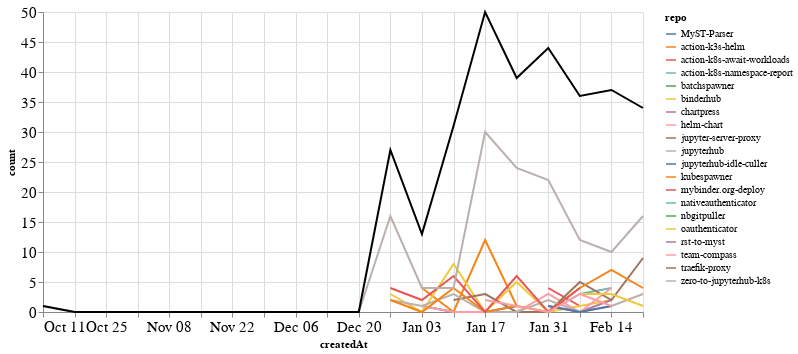

Notebook cell for this chart:
### Markdown cell above
### Comments

### Code cell
comments_time = comments.groupby('repo').resample('W', on='createdAt').count()['author'].reset_index()
comments_time = comments_time.rename(columns={'author': 'count'})
comments_time_total = comments_time.groupby('createdAt').agg({"count": "sum"}).reset_index()
ch1 = alt.Chart(comments_time, width=600).mark_line().encode(
    x='createdAt',
    y='count',
    color='repo',
    tooltip="repo"
)

ch2 = alt.Chart(comments_time_total, width=600).mark_line(color="black").encode(
    x='createdAt',
    y='count',
)

ch1 + ch2

### Figure 1 — Vega-Lite specification as saved in the notebook (floating-point values rounded to 4 significant figures)
{"config": {"axisLeft": {"labelFontSize": 15}, "axisBottom": {"labelFontSize": 15}}, "layer": [{"data": {"name": "data-de8e00ed77e5fef8d4ef60975cb05dec"}, "mark": "line", "encoding": {"color": {"type": "nominal", "field": "repo"}, "tooltip": {"type": "nominal", "field": "repo"}, "x": {"type": "temporal", "field": "createdAt"}, "y": {"type": "quantitative", "field": "count"}}, "width": 600}, {"data": {"name": "data-11f75b4791accad23d9ecfc2bfa923a3"}, "mark": {"type": "line", "color": "black"}, "encoding": {"x": {"type": "temporal", "field": "createdAt"}, "y": {"type": "quantitative", "field": "count"}}, "width": 600}], "$schema": "https://vega.github.io/schema/vega-lite/v4.8.1.json", "datasets": {"data-de8e00ed77e5fef8d4ef60975cb05dec": [{"repo": "MyST-Parser", "createdAt": "2021-01-03T00:00:00", "count": 1}, {"repo": "MyST-Parser", "createdAt": "2021-01-10T00:00:00", "count": 0}, {"repo": "MyST-Parser", "createdAt": "2021-01-17T00:00:00", "count": 0}, {"repo": "MyST-Parser", "createdAt": "2021-01-24T00:00:00", "count": 1}, {"repo": "action-k3s-helm", "createdAt": "2021-01-03T00:00:00", "count": 4}, {"repo": "action-k3s-helm", "createdAt": "2021-01-10T00:00:00", "count": 0}, {"repo": "action-k3s-helm", "createdAt": "2021-01-17T00:00:00", "count": 12}, {"repo": "action-k3s-helm", "createdAt": "2021-01-24T00:00:00", "count": 1}, {"repo": "action-k8s-await-workloads", "createdAt": "2021-01-31T00:00:00", "count": 4}, {"repo": "action-k8s-await-workloads", "createdAt": "2021-02-07T00:00:00", "count": 1}, {"repo": "action-k8s-namespace-report", "createdAt": "2021-01-17T00:00:00", "count": 3}, {"repo": "action-k8s-namespace-report", "createdAt": "2021-01-24T00:00:00", "count": 0}, {"repo": "action-k8s-namespace-report", "createdAt": "2021-01-31T00:00:00", "count": 0}, {"repo": "action-k8s-namespace-report", "createdAt": "2021-02-07T00:00:00", "count": 3}, {"repo": "action-k8s-namespace-report", "createdAt": "2021-02-14T00:00:00", "count": 4}, {"repo": "batchspawner", "createdAt": "2021-01-31T00:00:00", "count": 8}, {"repo": "binderhub", "createdAt": "2020-12-27T00:00:00", "count": 3}, {"repo": "binderhub", "createdAt": "2021-01-03T00:00:00", "count": 0}, {"repo": "binderhub", "createdAt": "2021-01-10T00:00:00", "count": 8}, {"repo": "binderhub", "createdAt": "2021-01-17T00:00:00", "count": 0}, {"repo": "binderhub", "createdAt": "2021-01-24T00:00:00", "count": 5}, {"repo": "binderhub", "createdAt": "2021-01-31T00:00:00", "count": 0}, {"repo": "binderhub", "createdAt": "2021-02-07T00:00:00", "count": 1}, {"repo": "binderhub", "createdAt": "2021-02-14T00:00:00", "count": 2}, {"repo": "chartpress", "createdAt": "2021-01-31T00:00:00", "count": 1}, {"repo": "chartpress", "createdAt": "2021-02-07T00:00:00", "count": 0}, {"repo": "chartpress", "createdAt": "2021-02-14T00:00:00", "count": 2}, {"repo": "helm-chart", "createdAt": "2021-01-03T00:00:00", "count": 1}, {"repo": "helm-chart", "createdAt": "2021-01-10T00:00:00", "count": 0}, {"repo": "helm-chart", "createdAt": "2021-01-17T00:00:00", "count": 0}, {"repo": "helm-chart", "createdAt": "2021-01-24T00:00:00", "count": 0}, {"repo": "helm-chart", "createdAt": "2021-01-31T00:00:00", "count": 3}, {"repo": "helm-chart", "createdAt": "2021-02-07T00:00:00", "count": 0}, {"repo": "helm-chart", "createdAt": "2021-02-14T00:00:00", "count": 4}, {"repo": "jupyter-server-proxy", "createdAt": "2021-01-10T00:00:00", "count": 2}, {"repo": "jupyter-server-proxy", "createdAt": "2021-01-17T00:00:00", "count": 3}, {"repo": "jupyter-server-proxy", "createdAt": "2021-01-24T00:00:00", "count": 0}, {"repo": "jupyter-server-proxy", "createdAt": "2021-01-31T00:00:00", "count": 0}, {"repo": "jupyter-server-proxy", "createdAt": "2021-02-07T00:00:00", "count": 5}, {"repo": "jupyter-server-proxy", "createdAt": "2021-02-14T00:00:00", "count": 2}, {"repo": "jupyter-server-proxy", "createdAt": "2021-02-21T00:00:00", "count": 9}, {"repo": "jupyterhub", "createdAt": "2020-12-27T00:00:00", "count": 2}, {"repo": "jupyterhub", "createdAt": "2021-01-03T00:00:00", "count": 1}, {"repo": "jupyterhub", "createdAt": "2021-01-10T00:00:00", "count": 3}, {"repo": "jupyterhub", "createdAt": "2021-01-17T00:00:00", "count": 0}, {"repo": "jupyterhub", "createdAt": "2021-01-24T00:00:00", "count": 0}, {"repo": "jupyterhub", "createdAt": "2021-01-31T00:00:00", "count": 2}, {"repo": "jupyterhub", "createdAt": "2021-02-07T00:00:00", "count": 0}, {"repo": "jupyterhub", "createdAt": "2021-02-14T00:00:00", "count": 1}, {"repo": "jupyterhub", "createdAt": "2021-02-21T00:00:00", "count": 3}, {"repo": "jupyterhub-idle-culler", "createdAt": "2021-01-31T00:00:00", "count": 1}, {"repo": "jupyterhub-idle-culler", "createdAt": "2021-02-07T00:00:00", "count": 0}, {"repo": "jupyterhub-idle-culler", "createdAt": "2021-02-14T00:00:00", "count": 1}, {"repo": "kubespawner", "createdAt": "2020-12-27T00:00:00", "count": 2}, {"repo": "kubespawner", "createdAt": "2021-01-03T00:00:00", "count": 0}, {"repo": "kubespawner", "createdAt": "2021-01-10T00:00:00", "count": 4}, {"repo": "kubespawner", "createdAt": "2021-01-17T00:00:00", "count": 0}, {"repo": "kubespawner", "createdAt": "2021-01-24T00:00:00", "count": 1}, {"repo": "kubespawner", "createdAt": "2021-01-31T00:00:00", "count": 0}, {"repo": "kubespawner", "createdAt": "2021-02-07T00:00:00", "count": 4}, {"repo": "kubespawner", "createdAt": "2021-02-14T00:00:00", "count": 7}, {"repo": "kubespawner", "createdAt": "2021-02-21T00:00:00", "count": 4}, {"repo": "mybinder.org-deploy", "createdAt": "2020-12-27T00:00:00", "count": 4}, {"repo": "mybinder.org-deploy", "createdAt": "2021-01-03T00:00:00", "count": 2}, {"repo": "mybinder.org-deploy", "createdAt": "2021-01-10T00:00:00", "count": 6}, {"repo": "mybinder.org-deploy", "createdAt": "2021-01-17T00:00:00", "count": 0}, {"repo": "mybinder.org-deploy", "createdAt": "2021-01-24T00:00:00", "count": 6}, {"repo": "mybinder.org-deploy", "createdAt": "2021-01-31T00:00:00", "count": 0}, {"repo": "mybinder.org-deploy", "createdAt": "2021-02-07T00:00:00", "count": 4}, {"repo": "nativeauthenticator", "createdAt": "2021-01-31T00:00:00", "count": 3}, {"repo": "nbgitpuller", "createdAt": "2021-01-10T00:00:00", "count": 3}, {"repo": "oauthenticator", "createdAt": "2021-02-07T00:00:00", "count": 3}, {"repo": "oauthenticator", "createdAt": "2021-02-14T00:00:00", "count": 3}, {"repo": "oauthenticator", "createdAt": "2021-02-21T00:00:00", "count": 1}, {"repo": "rst-to-myst", "createdAt": "2021-01-10T00:00:00", "count": 1}, {"repo": "team-compass", "createdAt": "2021-01-17T00:00:00", "count": 2}, {"repo": "team-compass", "createdAt": "2021-01-24T00:00:00", "count": 1}, {"repo": "team-compass", "createdAt": "2021-01-31T00:00:00", "count": 0}, {"repo": "team-compass", "createdAt": "2021-02-07T00:00:00", "count": 3}, {"repo": "team-compass", "createdAt": "2021-02-14T00:00:00", "count": 1}, {"repo": "traefik-proxy", "createdAt": "2021-02-21T00:00:00", "count": 1}, {"repo": "zero-to-jupyterhub-k8s", "createdAt": "2020-10-11T00:00:00", "count": 1}, {"repo": "zero-to-jupyterhub-k8s", "createdAt": "2020-10-18T00:00:00", "count": 0}, {"repo": "zero-to-jupyterhub-k8s", "createdAt": "2020-10-25T00:00:00", "count": 0}, {"repo": "zero-to-jupyterhub-k8s", "createdAt": "2020-11-01T00:00:00", "count": 0}, {"repo": "zero-to-jupyterhub-k8s", "createdAt": "2020-11-08T00:00:00", "count": 0}, {"repo": "zero-to-jupyterhub-k8s", "createdAt": "2020-11-15T00:00:00", "count": 0}, {"repo": "zero-to-jupyterhub-k8s", "createdAt": "2020-11-22T00:00:00", "count": 0}, {"repo": "zero-to-jupyterhub-k8s", "createdAt": "2020-11-29T00:00:00", "count": 0}, {"repo": "zero-to-jupyterhub-k8s", "createdAt": "2020-12-06T00:00:00", "count": 0}, {"repo": "zero-to-jupyterhub-k8s", "createdAt": "2020-12-13T00:00:00", "count": 0}, {"repo": "zero-to-jupyterhub-k8s", "createdAt": "2020-12-20T00:00:00", "count": 0}, {"repo": "zero-to-jupyterhub-k8s", "createdAt": "2020-12-27T00:00:00", "count": 16}, {"repo": "zero-to-jupyterhub-k8s", "createdAt": "2021-01-03T00:00:00", "count": 4}, {"repo": "zero-to-jupyterhub-k8s", "createdAt": "2021-01-10T00:00:00", "count": 4}, {"repo": "zero-to-jupyterhub-k8s", "createdAt": "2021-01-17T00:00:00", "count": 30}, {"repo": "zero-to-jupyterhub-k8s", "createdAt": "2021-01-24T00:00:00", "count": 24}, {"repo": "zero-to-jupyterhub-k8s", "createdAt": "2021-01-31T00:00:00", "count": 22}, {"repo": "zero-to-jupyterhub-k8s", "createdAt": "2021-02-07T00:00:00", "count": 12}, {"repo": "zero-to-jupyterhub-k8s", "createdAt": "2021-02-14T00:00:00", "count": 10}, {"repo": "zero-to-jupyterhub-k8s", "createdAt": "2021-02-21T00:00:00", "count": 16}], "data-11f75b4791accad23d9ecfc2bfa923a3": [{"createdAt": "2020-10-11T00:00:00", "count": 1}, {"createdAt": "2020-10-18T00:00:00", "count": 0}, {"createdAt": "2020-10-25T00:00:00", "count": 0}, {"createdAt": "2020-11-01T00:00:00", "count": 0}, {"createdAt": "2020-11-08T00:00:00", "count": 0}, {"createdAt": "2020-11-15T00:00:00", "count": 0}, {"createdAt": "2020-11-22T00:00:00", "count": 0}, {"createdAt": "2020-11-29T00:00:00", "count": 0}, {"createdAt": "2020-12-06T00:00:00", "count": 0}, {"createdAt": "2020-12-13T00:00:00", "count": 0}, {"createdAt": "2020-12-20T00:00:00", "count": 0}, {"createdAt": "2020-12-27T00:00:00", "count": 27}, {"createdAt": "2021-01-03T00:00:00", "count": 13}, {"createdAt": "2021-01-10T00:00:00", "count": 31}, {"createdAt": "2021-01-17T00:00:00", "count": 50}, {"createdAt": "2021-01-24T00:00:00", "count": 39}, {"createdAt": "2021-01-31T00:00:00", "count": 44}, {"createdAt": "2021-02-07T00:00:00", "count": 36}, {"createdAt": "2021-02-14T00:00:00", "count": 37}, {"createdAt": "2021-02-21T00:00:00", "count": 34}]}}
